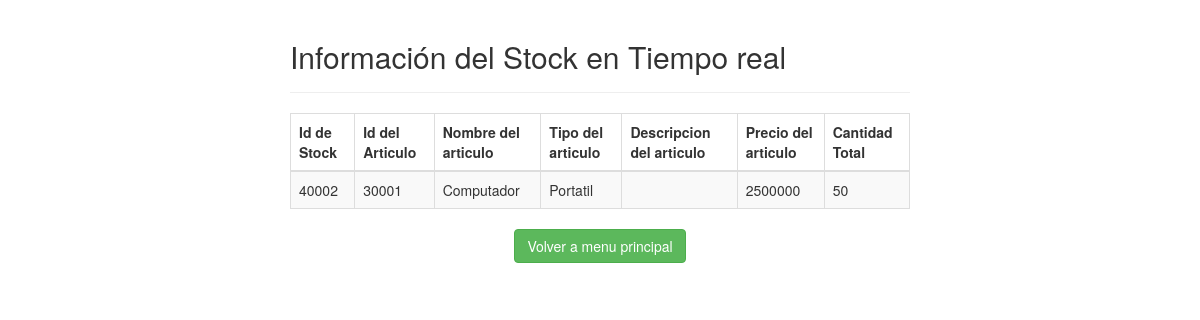
/BASE/stock/index.php, run on the app's committed database.
### tables this page shows
CREATE TABLE `stock` (
  `id_stk` int(11) NOT NULL,
  `id_art` int(11) NOT NULL,
  `cantidadtotal` int(11) NOT NULL
);

CREATE TABLE `articulos` (
  `id_art` int(11) NOT NULL,
  `nombre_art` varchar(20) DEFAULT NULL,
  `tipo` varchar(20) DEFAULT NULL,
  `descripcion_art` text DEFAULT NULL,
  `precio_art` float DEFAULT NULL
);

### BASE/stock/index.php (the view, shortened to what this page needs)
<!DOCTYPE html>
<html lang="en">
<head>
    <link rel="stylesheet" href="https://maxcdn.bootstrapcdn.com/bootstrap/3.3.7/css/bootstrap.css">
</head>
<body>
    <div class="wrapper">
        <div class="container-fluid">
            <div class="row">
                <div class="col-md-12">
                    <div class="page-header clearfix">
                        <h2 class="pull-left"> Información del Stock en Tiempo real</h2>
                    </div>
                    <?php
                    require_once "config.php";
                    $sql = "SELECT * FROM stock INNER JOIN articulos ON stock.id_art=articulos.id_art";
                    if($result = mysqli_query($link, $sql)){
                        if(mysqli_num_rows($result) > 0){
                            echo "<table class='table table-bordered table-striped'>";
                                echo "<thead>";
                                    echo "<tr>";
                                        echo "<th>Id de Stock</th>";
                                        echo "<th>Id del Articulo</th>";
                                        echo "<th>Nombre del articulo</th>";
                                        echo "<th>Tipo del articulo</th>";
                                        echo "<th>Descripcion del articulo</th>";
                                        echo "<th>Precio del articulo</th>";
                                        echo "<th>Cantidad Total</th>";
                                    echo "</tr>";
                                echo "</thead>";
                                echo "<tbody>";
                                while($row = mysqli_fetch_array($result)){
                                    echo "<tr>";
                                        echo "<td>" . $row['id_stk'] . "</td>";
                                        echo "<td>" . $row['id_art'] . "</td>";
                                        echo "<td>" . $row['nombre_art'] . "</td>";
                                        echo "<td>" . $row['tipo'] . "</td>";
                                        echo "<td>" . $row['descripcion_art'] . "</td>";
                                        echo "<td>" . $row['precio_art'] . "</td>";
                                        echo "<td>" . $row['cantidadtotal'] . "</td>";
                                }
                                echo "</tbody>";
                            echo "</table>";
                        } else{
                            echo "<p class='lead'><em>No records were found.</em></p>";
                        }
                    } else{
                        echo "ERROR: Could not able to execute $sql. " . mysqli_error($link);
                    }
                    ?>
                </div>
            </div>
        </div>
    </div>
    <center><a href="../index.html" class="btn btn-success pull-center">Volver a menu principal</a></center>
</body>
</html>

### BASE/stock/index.php (style rules this page uses)
.wrapper { width: 650px; margin: 0 auto; }
.page-header h2 { margin-top: 0; }

### data on the page
stock: id_stk "40002", id_art.id_art "30001", id_art.nombre_art "Computador", id_art.tipo "Portatil", id_art.precio_art "2500000", cantidadtotal "50"
